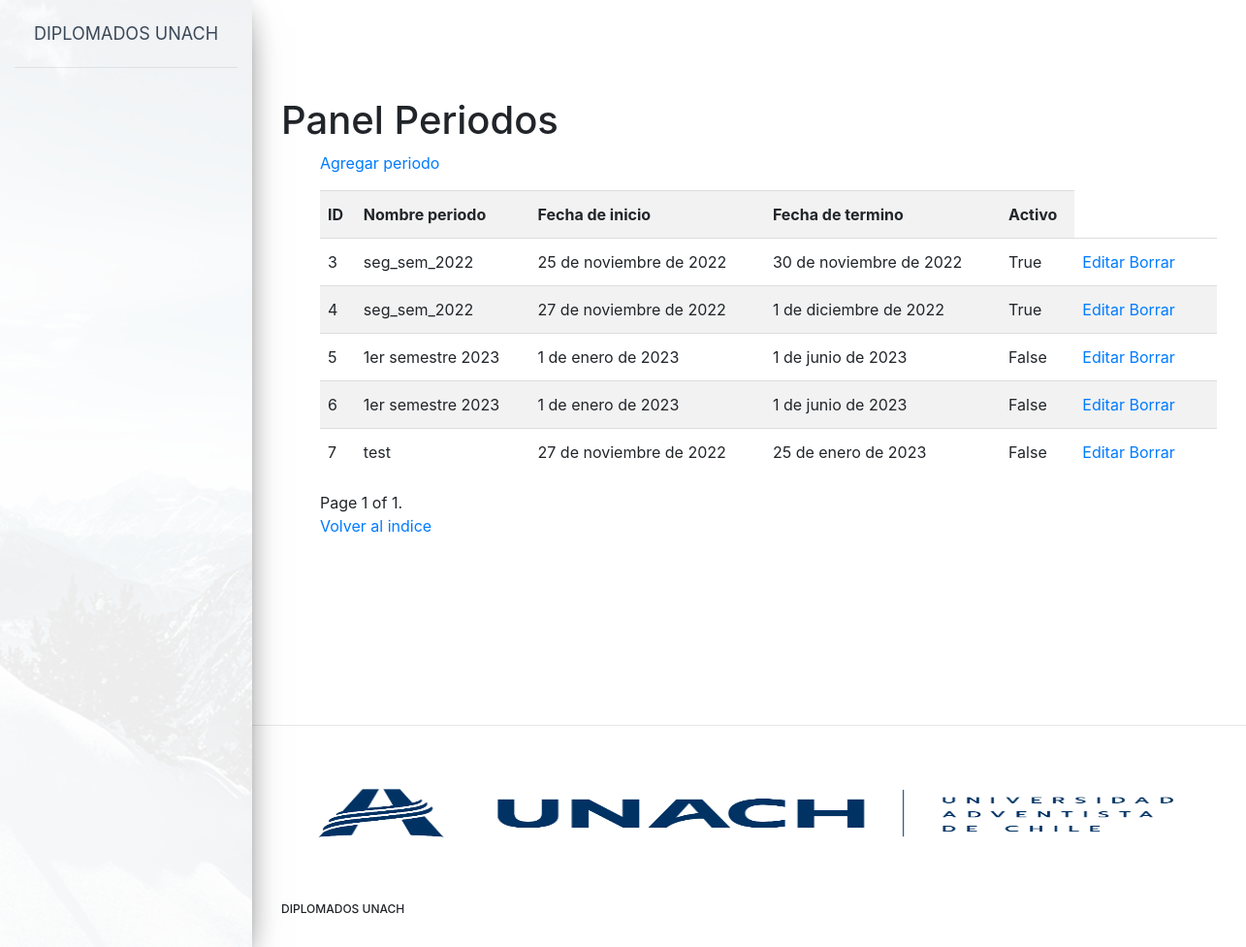
Page /artemis/panel_periodos.html on the committed database.
### artemis/models.py (models this page shows, shortened)
class Periodo(models.Model):
    id = models.AutoField(primary_key=True)
    nombre_periodo = models.CharField(max_length = 20) #ex-primer semestre 2022
    fecha_inicio = models.DateField()
    fecha_termino = models.DateField()
    activo = models.BooleanField(default=False)

### artemis/views.py (the view)
# urls.py: path('panel_periodos.html',panel_periodos.as_view(),name = 'panel_periodos'),
class panel_periodos(ListView):
    context_object_name = 'panel_periodos'
    template_name = 'panel_periodos.html'
    paginate_by = 10
    queryset = Periodo.objects.all()
    def get_context_data(self, **kwargs):
        context = super(panel_periodos, self).get_context_data(**kwargs)
        context['Periodo'] = Periodo.objects.all()
        return context

### artemis/templates/panel_periodos.html (shortened to what this page needs)
{% extends "base.html" %}
{% block content %}
<head>
   <link rel="stylesheet" href="https://stackpath.bootstrapcdn.com/bootstrap/4.1.3/css/bootstrap.min.css">
   {% load crispy_forms_tags %}
</head>
<h1>Panel Periodos</h1>
<ul>
<p>
    <a href="{% url "artemis:new_periodo" %}">Agregar periodo</a>
</p>
<div class="table-responsive">
    <table class="table table-striped">
        <th>ID</th>
        <th>Nombre periodo</th>
        <th>Fecha de inicio</th>
        <th>Fecha de termino</th>
        <th>Activo</th>
{% for Periodo in object_list %}
  <tr>
    <td>{{ Periodo.id }} </td>
    <td>{{ Periodo.nombre_periodo }}</td>
    <td>{{ Periodo.fecha_inicio }}</td>
    <td>{{ Periodo.fecha_termino }}</td>
    <td>{{ Periodo.activo }} <td><a href="{% url "artemis:edit_periodo" Periodo.pk %}">Editar</a> <a href="{% url "artemis:delete_periodo" Periodo.pk %}">Borrar</a></td><td>
  </tr>
{% endfor %}
    </table>
    <div class="pagination">
        <span class="step-links">
            <span class="current">
                Page {{ page_obj.number }} of {{ page_obj.paginator.num_pages }}.
            </span>
        </span>
    </div>
    <p>
        <a href="{% url "artemis:index" %}">Volver al indice</a>
    </p>
</ul>
{%endblock content%}

### rows in the picture
Periodo: id "3", nombre_periodo "seg_sem_2022", fecha_inicio "25 de noviembre de 2022", fecha_termino "30 de noviembre de 2022", activo "True"
Periodo: id "4", nombre_periodo "seg_sem_2022", fecha_inicio "27 de noviembre de 2022", fecha_termino "1 de diciembre de 2022", activo "True"
Periodo: id "5", nombre_periodo "1er semestre 2023", fecha_inicio "1 de enero de 2023", fecha_termino "1 de junio de 2023", activo "False"
Periodo: id "6", nombre_periodo "1er semestre 2023", fecha_inicio "1 de enero de 2023", fecha_termino "1 de junio de 2023", activo "False"
Periodo: id "7", nombre_periodo "test", fecha_inicio "27 de noviembre de 2022", fecha_termino "25 de enero de 2023", activo "False"

### other values in the picture
{{ page_obj.number }} "1"
{{ page_obj.paginator.num_pages }} "1"
